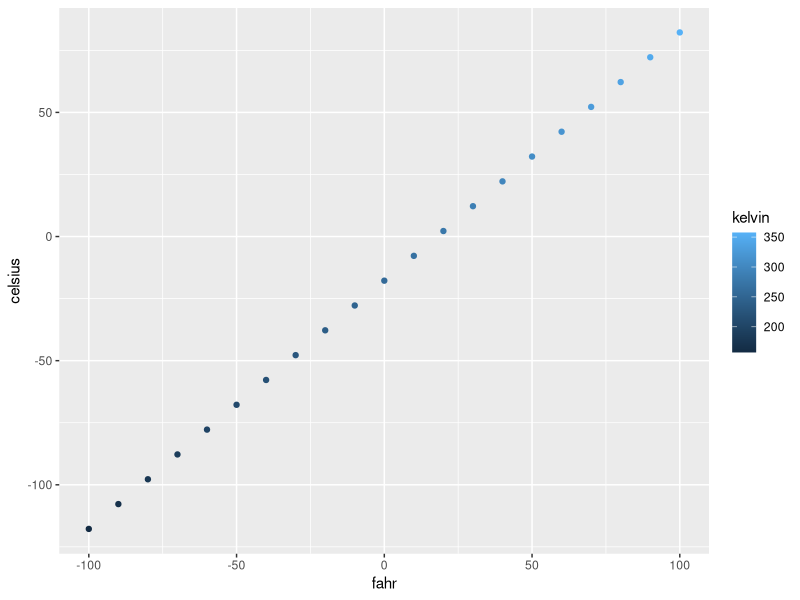

The R source for this figure:
library(ggplot2)

airtemps <- c(212, 30.3, 78, 32)             # fake some F airtemps
celsius1 <- (airtemps[1] - 32) * 5/9         # do some conversions
celsius2 <- (airtemps[2] - 32) * 5/9
celsius3 <- (airtemps[3] - 32) * 5/9


fahr_to_celsius <- function(airtemps) {      # turn into a function F to C
  celsius <- (airtemps - 32) * 5/9
  
  return(celsius)
}

celsius4 <- fahr_to_celsius(airtemps[1])     # now test for one and all 

celsius <- fahr_to_celsius(airtemps)

celsius_to_fahr <- function(airtemps) {      # create opposite func for C to F 
  fahrenheit <- (airtemps * 9/5) + 32
  
  return(fahrenheit)
}
airtemps2 <- c(0, 50, 100)                   # now test the C to F function
celsius_to_fahr(airtemps2)

convert_temps <- function(fahr) {            # this function returns multiple conversions
  celsius <- (fahr-32 * 5/9)
  kelvin <- celsius + 275.15
  
  return(list(fahr = fahr, celsius = celsius, kelvin = kelvin))  # return as list
}

temps_df <- data.frame (convert_temps(seq(-100, 100, 10)))     # use new func to create dataframe

ggplot(temps_df, mapping=aes(x=fahr, y=celsius, color=kelvin)) +
  geom_point() 
